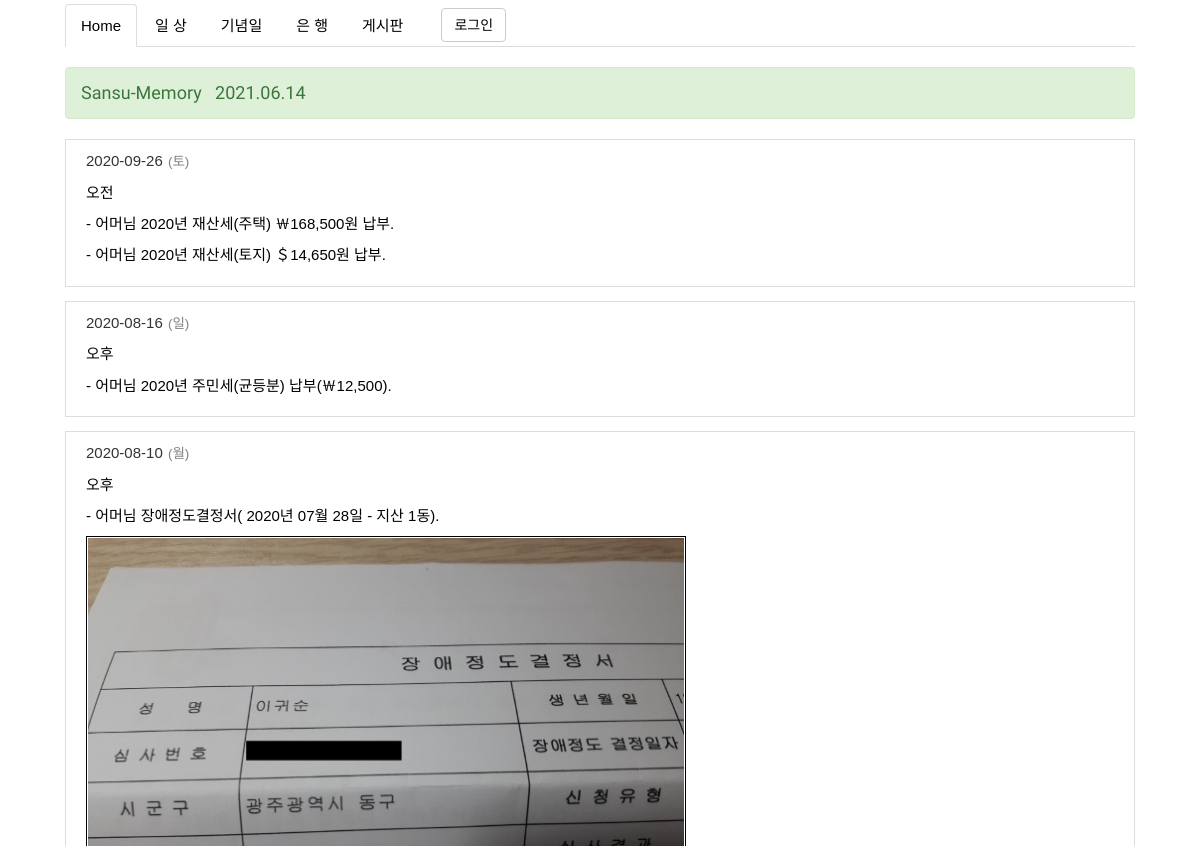
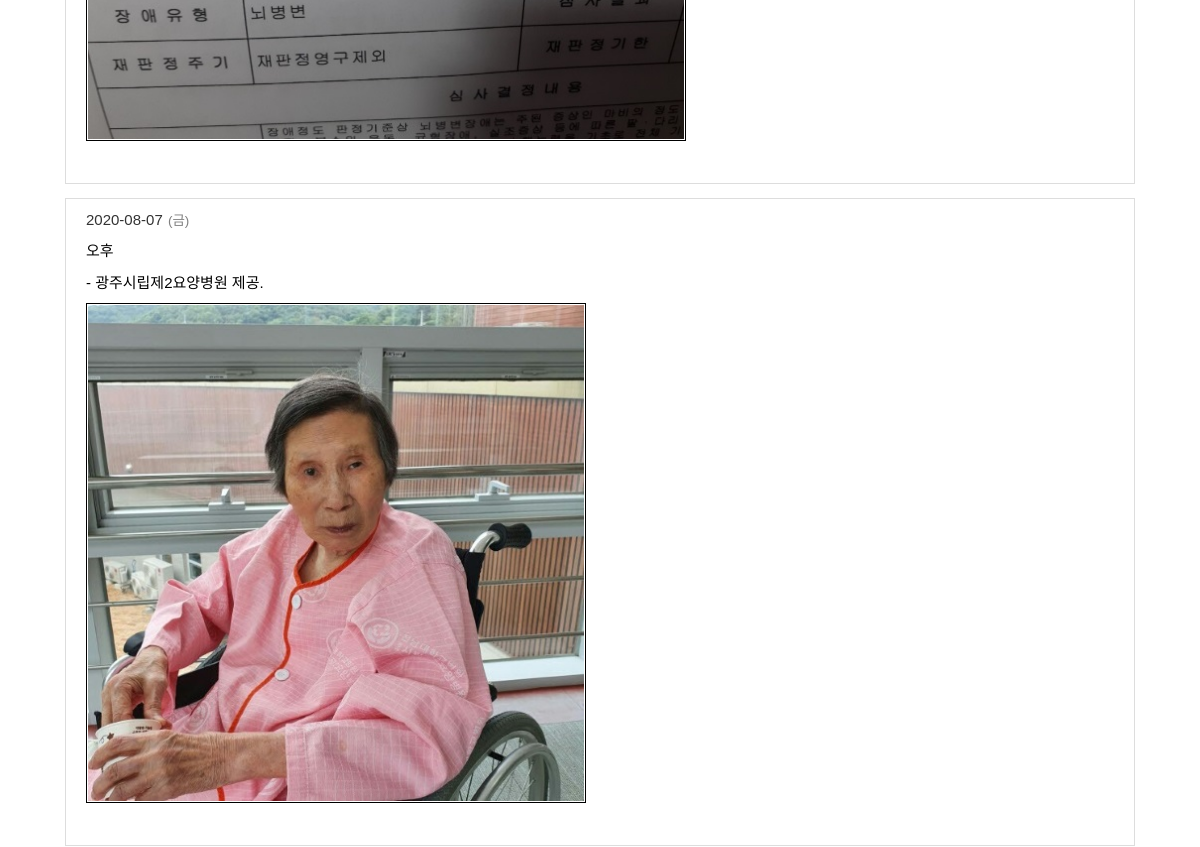
The app's page /daily_list/ (upper part), older data (2 pictures, top to bottom).
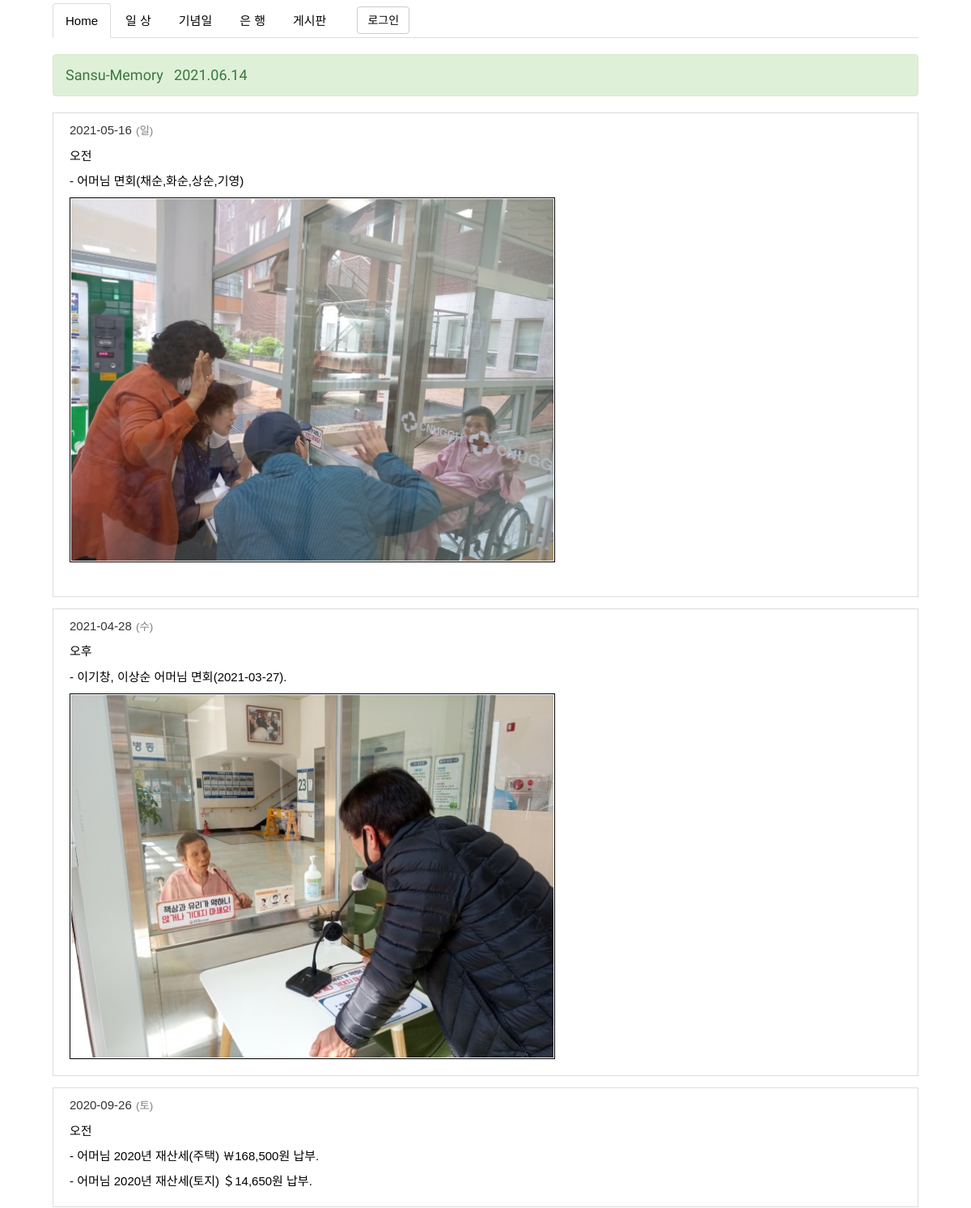
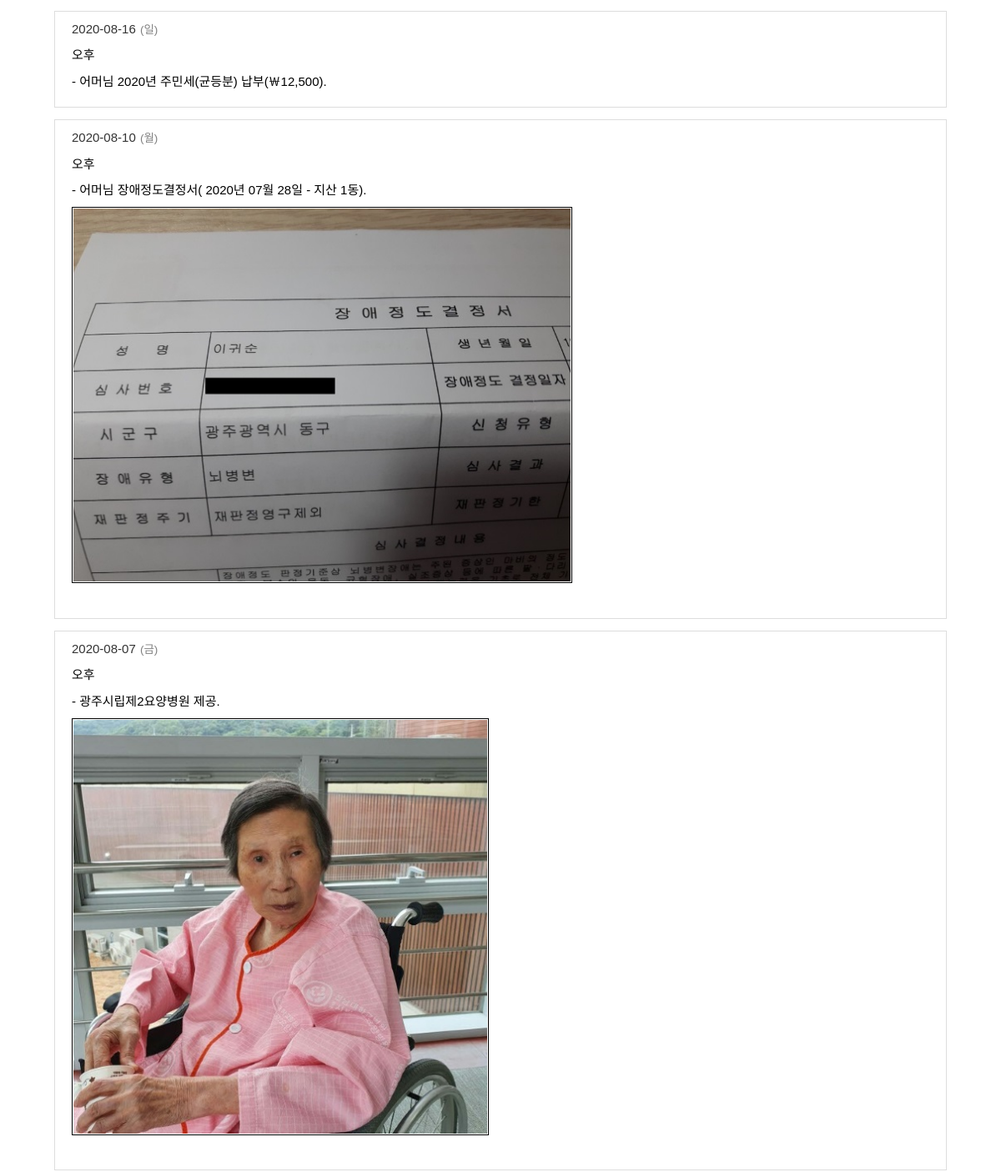
The same page, newer data (2 pictures, top to bottom).
### family_site/models.py (models this page shows, shortened)
class Daily(models.Model):
    daily_date = models.DateField('날자', help_text='날자입력')
    daily_day = models.CharField('요일', max_length=4, help_text='토요일 입력')
    daily_content = models.TextField('글내용', help_text='summernote 글 내용')
    daily_created_date = models.DateTimeField('생성일', default=timezone.now, help_text='생성날자')
    daily_published_date = models.DateTimeField('수정일', auto_now=True, help_text='수정날자')
    class Meta:
        ordering = ('-id',)

### family_site/views.py (the view)
# urls.py: path('daily_list/', views.DailyListView.as_view(), name='daily_list'),
class DailyListView(ListView):
    model = Daily
    template_name = 'family_site/daily/daily_list.html'

### family_site/templates/family_site/daily/daily_list.html
{% extends 'main_layout.html' %}
{% load static %}
{% block stylesheet %} {% static 'family_site/css/daily/daily_list.css' %} {% endblock stylesheet %}
{% block content1 %}
{% for i in object_list%}
<div id='daily'>
    <ul>
        <li><span>{{ i.daily_date|date:'Y-m-d' }}</span> <span>({{ i.daily_day }})</span></li>
        <li><span>{{ i.daily_content|safe }}</span></li>
    </ul>
</div>
{% endfor %}
{% endblock content1 %}

### templates/main_layout.html (shortened to what this page needs)
<!DOCTYPE html>
{% load static %}
{% load humanize %}
<html lang="ko">
<head>
    <link rel="stylesheet" href="https://maxcdn.bootstrapcdn.com/bootstrap/3.3.7/css/bootstrap.min.css" />
    <link rel="stylesheet" type="text/css" href="{% static 'css/main_layout.css' %}" />
    <link rel="stylesheet" type="text/css" href="{% block stylesheet %}  {% endblock stylesheet %}" />
</head>
<body>
<div data-role="page">
<div id="base_page_wrap">
    <div class="container-fluid" id="nav">
            <ul class="nav nav-tabs">
            <li class="active"><a href="{% url 'sansu' %}">Home</a></li>
            <li><a href="{% url 'family_site:daily_list' %}">일 상</a></li>
            <li><a href="{% url 'family_site:anniversary_list' %}">기념일</a></li>
            <li><a href="{% url 'family_site:wrbank_list' %}">은 행</a></li>
            <li><a href="{% url 'family_site:note_list' %}">게시판</a></li>
            <li id='login_signup'>
                {% if user.is_active %}
                    <span class='welcome'>Welcome<strong>{% firstof user_get_short_name user.get_username  %}</strong>&nbsp;&nbsp;<a class='btn btn-default' href="{% url 'account_logout' %}">로그아웃</a></span>
                {% else %}
                    <span class='welcome'>
                        <a class='btn btn-default' href='{% url 'family_site:kakao_login' %}'>로그인</a>
                    </span>
                {% endif %}
            </li>
           </ul>
    </div>
    <div class="container-fluid">
        <div class="row">
            <div class="col-xs-12">
                <h4 class="alert alert-success" role="alert">Sansu-Memory &nbsp;&nbsp;{% now 'Y.m.d' %}</h4>
                {% block content1 %}{% endblock content1 %}
            </div>
        </div>
    </div>
</div>
</div>
    <br><br><br><br><br><br>
</body>
</html>

### staticfiles/css/main_layout.css (style rules this page uses)
* { padding: 0px; margin: 0px; font-size: 15px; font-family: "맑은 고딕", 나눔고딕, 고딕, Arial, Tahoma, "Trebuche MS", "Times New Roman", 바탕, 바탕체; word-wrap: break-word; }
#nav a:link, a:visited, a:hover, a:active { color: black; font-weight: normal; }
#base_page_wrap { max-width: 1100px; margin: 0 auto; border-top: 4px solid white; }
#base_page_wrap h4 { margin-top: 20px; margin-bottom: 20px; }
h4 { color: gray; text-align: left; font-family: 'Miltonian Tattoo', cursive; }
#login_signup { padding-left: 20px; padding-top: 4px; }

### family_site/static/family_site/css/daily/daily_list.css (style rules this page uses)
#daily { border: 1px solid #dddddd; padding: 10px 10px 10px 20px; margin-bottom: 14px; display: block; overflow: auto; }
#daily > ul { list-style: none; }
#daily > ul > li:first-child > span+span { font-size: 0.9em; color: gray; padding-left: 1px; }
#daily ul> li:nth-child(2) > span { font-size: 0.9em; color: black; padding-top: 10px; display: block; }
img { display: block; max-width: 98%; max-height: 98%; position: relative; overflow: hidden; border: 1px solid #000000; padding: 1px; }

Row changes from the older to the newer data that the page shows:
added Daily: daily_date "2021-05-16", daily_day "일", daily_content "오전 - 어머님 면회(채순,화순,상순,기영)", daily_content (picture)
added Daily: daily_date "2021-04-28", daily_day "수", daily_content "오후 - 이기창, 이상순 어머님 면회(2021-03-27).", daily_content (picture)
